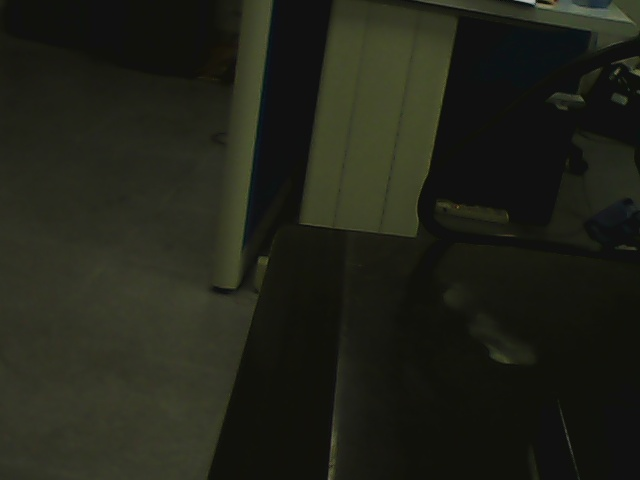
#> input picture src/object_tracking/before.jpg, 640 x 480 px, given in place of the camera
$ python test.py   (older library calls are emulated)
#> lines starting #> are read from the running program, lines starting #| are printed output that depends on the picture; after the words box and inside, x2 and y2 are one past the last pixel; in counts of white or black regions, pixels touching at a corner belong together
import os
import cv2
import math

def resizeImage(img):
	dst = cv2.resize(img, None, fx = 0.25, fy=0.25, interpolation = cv2.INTER_LINEAR)
	return dst

cap = cv2.VideoCapture(0)

# camture image from webcam
ret, frame = cap.read()
#> frame is the input picture: shape (480, 640, 3); mean B, G, R 24.3, 34.3, 32.6
grey_frame = cv2.cvtColor(frame, cv2.COLOR_BGR2GRAY)
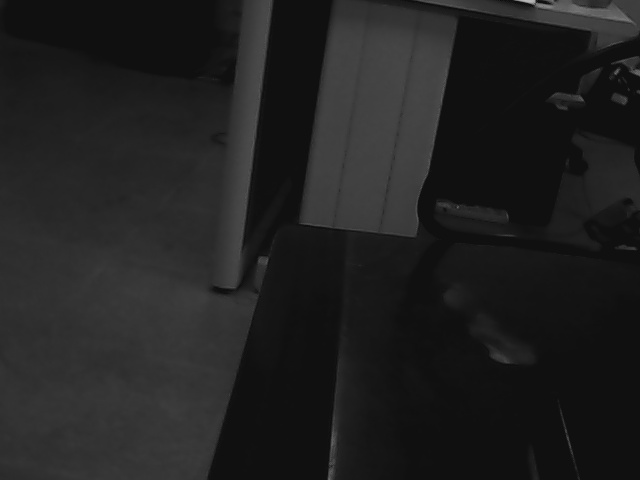
#> grey_frame: shape (480, 640); min 10, max 188, mean 32.7

grey_frame =cv2.medianBlur(grey_frame, 5)

ret, thresh = cv2.threshold(grey_frame, 50, 255, cv2.THRESH_BINARY)
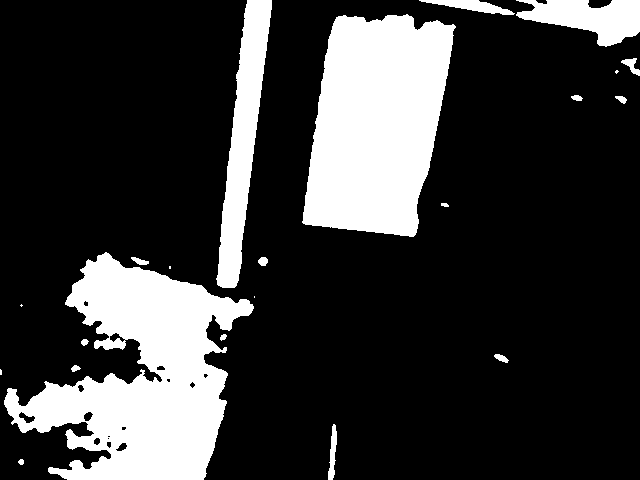
#> thresh: shape (480, 640); 21.7% white; 22 white regions (5 under 20 px), largest, box (x1, y1, x2, y2) and area: (4, 252, 254, 480) 28989, (302, 14, 456, 237) 25505, (216, 0, 272, 288) 6983

circles = cv2.HoughCircles(thresh, cv2.cv.CV_HOUGH_GRADIENT, 1,75, param1=50, param2=13, minRadius=0, maxRadius=175)
#> circles = [[175.5, 444.5, 154.8], [146.5, 319.5, 81], [96.5, 396.5, 53.3], [379.5, 145.5, 125.1], [143.5, 207.5, 102], [29.5, 359.5, 72.9], [244.5, 307.5, 8.2], [21.5, 244.5, 66.2]]

for i in circles[0,:]:
	cv2.circle(frame, (i[0],i[1]), i[2], (0,255,0), 2)
	cv2.circle(frame, (i[0],i[1]), 2, (0,255,0), 3)
#> this loop made 8 passes
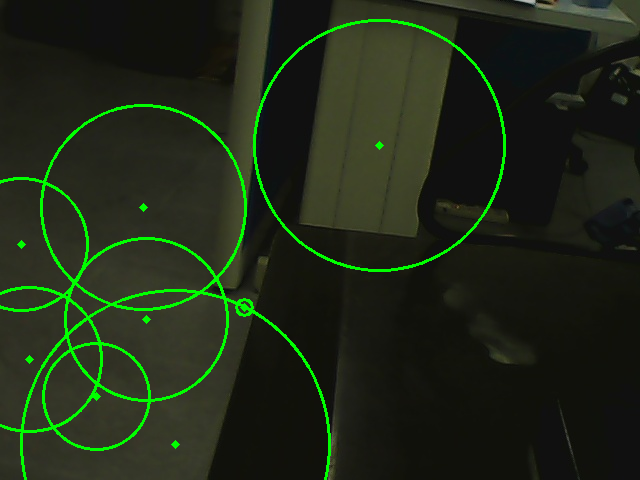
#> frame: shape (480, 640, 3); 3.33% of pixels changed, all inside (x1, y1, x2, y2) = (0, 19, 506, 480)


#cv2.circle(grey_frame, (x1,y1), 10, (255,100,255), -1)

# show image
cv2.imshow('grey',grey_frame)
cv2.imshow('thresh', thresh)
cv2.waitKey(0)
